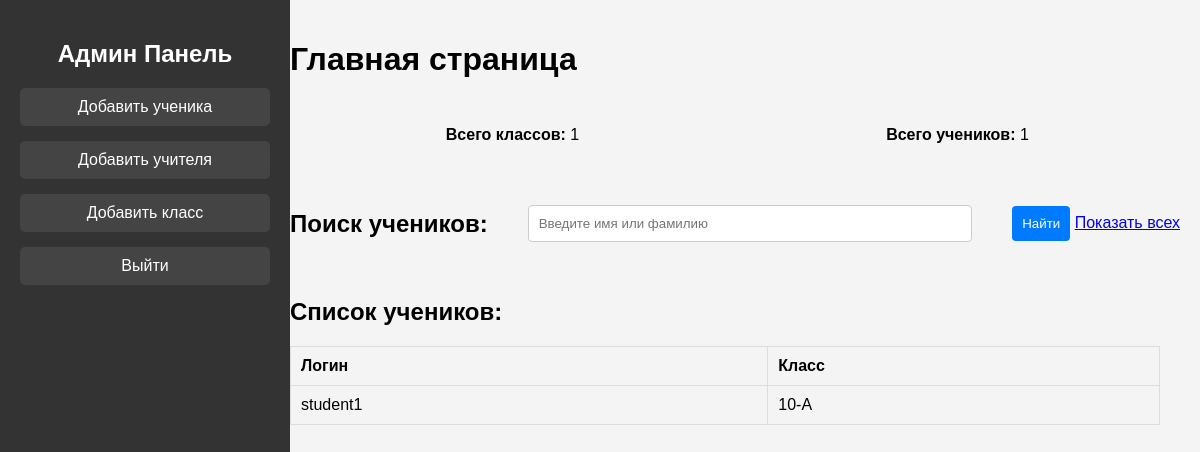
Page / (signed in) on the earlier database version.
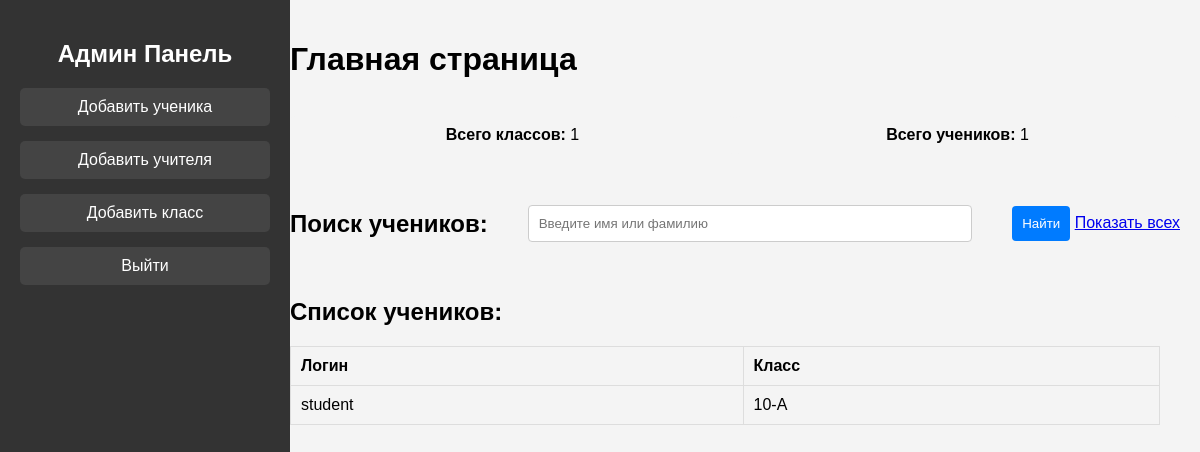
Same page on the later database version.
### models.py (models this page shows)
class User(db.Model):
    __tablename__ = 'users'
    id = db.Column(db.Integer, primary_key=True)
    username = db.Column(db.String(64), unique=True, nullable=False)
    password_hash = db.Column(db.String(128), nullable=False)
    role = db.Column(db.String(10), nullable=False)  # admin / moderator / student
    class_id = db.Column(db.Integer, db.ForeignKey('classes.id'), nullable=True)

class Class(db.Model):
    __tablename__ = 'classes'
    id = db.Column(db.Integer, primary_key=True)
    name = db.Column(db.String(10), nullable=False)
    students = db.relationship('User', backref='class_', lazy=True)
    subjects = db.relationship('Subject', backref='class_', lazy=True)

### server.py (the view)
        def wrapper(*args, **kwargs):
            if not is_authenticated(role):
                return redirect(url_for('login'))
            return func(*args, **kwargs)

### server.py (called while the page is built)
def is_authenticated(required_role=None):
    user = session.get('user')
    if not user:
        return False
    if required_role and user.get('role') != required_role:
        return False
    return True

def login_required(role=None):
    def decorator(func):
        def wrapper(*args, **kwargs):
            if not is_authenticated(role):
                return redirect(url_for('login'))
            return func(*args, **kwargs)
        wrapper.__name__ = func.__name__
        return wrapper
    return decorator

@app.route('/')
@login_required()
def index():
    students = User.query.filter_by(role='student').all()
    classes = Class.query.all()
    return render_template(
        'admin_panel.html',
        students=students,
        classes=classes,
        filtered_students=students,
        last_students=students[-5:]
    )

### templates/admin_panel.html (shortened to what this page needs)
<!DOCTYPE html>
<html lang="ru">
<head>
    <link rel="stylesheet" href="{{ url_for('static', filename='style.css') }}">
</head>
<body>
    <div class="sidebar">
        <h2>Админ Панель</h2>
        <ul>
            <li><a href="{{ url_for('add_student') }}">Добавить ученика</a></li>
            <li><a href="{{ url_for('add_teacher') }}">Добавить учителя</a></li>
            <li><a href="{{ url_for('add_class') }}">Добавить класс</a></li>
            <li><a href="{{ url_for('logout') }}">Выйти</a></li>
        </ul>
    </div>
    <div class="main-content">
        <h1>Главная страница</h1>
        <div class="stats">
            <p><strong>Всего классов:</strong> {{ classes|length }}</p>
            <p><strong>Всего учеников:</strong> {{ students|length }}</p>
        </div>
        <div class="search-container">
            <div class="search-box">
                <h2>Поиск учеников:</h2>
                <input type="text" name="search" placeholder="Введите имя или фамилию"
                value="{{ request.args.get('search', '') }}">
                <form method="get" action="{{ url_for('index') }}">
                    <button type="submit">Найти</button>
                    <a href="{{ url_for('index') }}" class="reset-btn">Показать всех</a>
                </form>
            </div>
        </div>
        <div class="tables-container">
            <div class="table-box">
                <h2>Список учеников:</h2>
                <table class="students-table">
                    <thead>
                        <tr>
                            <th>Логин</th>
                            <th>Класс</th>
                        </tr>
                    </thead>
                    <tbody>
                        {% for student in filtered_students %}
                        <tr>
                            <td>{{ student.username }}</td>
                            <td>{{ student.class_.name if student.class_ else '—' }}</td>
                        </tr>
                        {% else %}
                        <tr>
                            <td colspan="2">Ничего не найдено</td>
                        </tr>
                        {% endfor %}
                    </tbody>
                </table>
            </div

### static/style.css (style rules this page uses)
body { display: flex; min-height: 100vh; margin: 0; font-family: Arial, sans-serif; background-color: #f4f4f4; }
.sidebar { width: 250px; background: #333; color: white; padding: 20px; height: 100vh; position: fixed; }
.sidebar h2 { text-align: center; margin-bottom: 20px; }
.sidebar ul { list-style: none; padding: 0; }
.sidebar ul li { margin: 15px 0; }
.sidebar ul li a { color: white; text-decoration: none; display: block; padding: 10px; background: #444; border-radius: 5px; text-align: center; }
.main-content { margin-left: 270px; padding: 20px; flex: 1; }
.stats { display: flex; justify-content: space-between; margin-bottom: 20px; }
.stats p { background: #f4f4f4; padding: 10px; border-radius: 5px; width: 48%; text-align: center; }
.search-container { margin-bottom: 20px; }
.search-box { display: flex; justify-content: space-between; align-items: center; }
.search-box input { flex: 1; margin-right: 40px; padding: 10px; border: 1px solid #ccc; border-radius: 4px; }
.search-box h2 { margin-right: 40px; }
.search-box button { padding: 10px; background-color: #007bff; color: white; border: none; border-radius: 4px; cursor: pointer; }
.tables-container { display: flex; justify-content: space-between; }
.table-box { flex: 1; margin-right: 20px; }
table { width: 100%; border-collapse: collapse; margin-top: 10px; }
th, td { border: 1px solid #ddd; padding: 10px; text-align: left; }
th { background-color: #f4f4f4; }

Differences in the rows shown:
changed User: username "student1" → "student"
